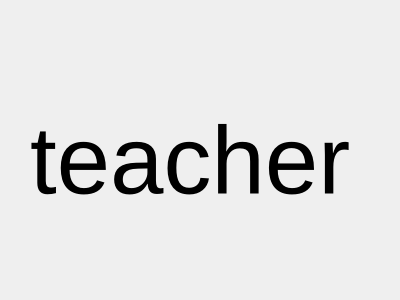
<?xml version="1.0" encoding="UTF-8"?>
<ui version="4.0">
 <class>teacher</class>
 <widget class="QDialog" name="teacher">
  <property name="geometry">
   <rect>
    <x>0</x>
    <y>0</y>
    <width>400</width>
    <height>300</height>
   </rect>
  </property>
  <property name="windowTitle">
   <string>Dialog</string>
  </property>
  <widget class="QLabel" name="label">
   <property name="geometry">
    <rect>
     <x>30</x>
     <y>90</y>
     <width>411</width>
     <height>141</height>
    </rect>
   </property>
   <property name="font">
    <font>
     <pointsize>72</pointsize>
    </font>
   </property>
   <property name="text">
    <string>teacher</string>
   </property>
  </widget>
 </widget>
 <resources/>
 <connections/>
</ui>
